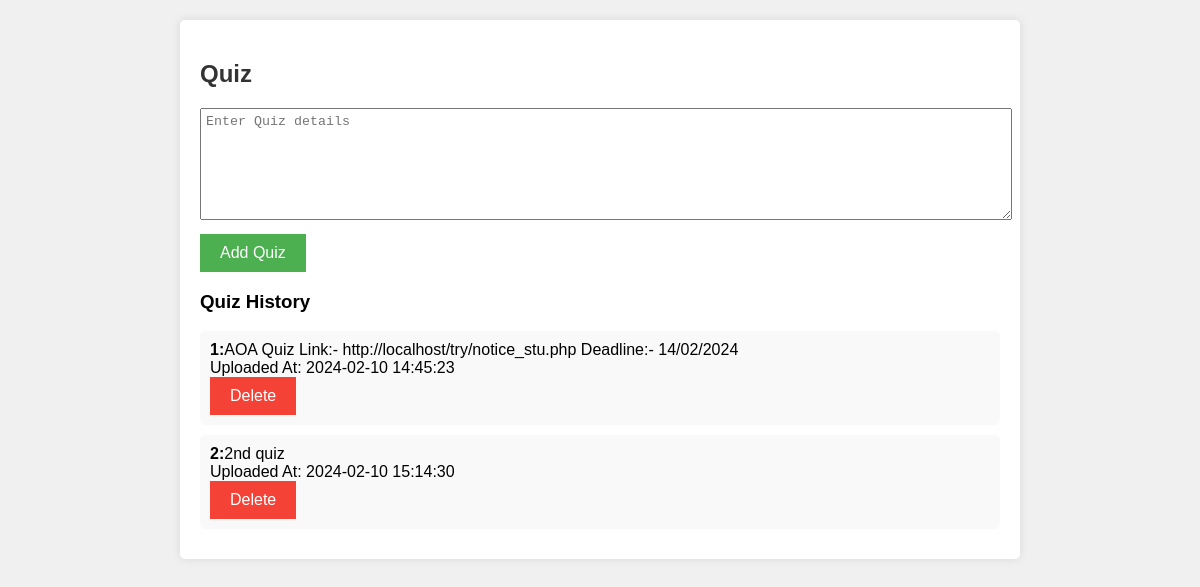
The page /quiz_fc.php on the database its author committed.
### tables this page shows
CREATE TABLE `quiz` (
  `id` int(100) NOT NULL,
  `quiz` varchar(500) NOT NULL,
  `uploaded at` timestamp NOT NULL DEFAULT current_timestamp()
);

### quiz_fc.php (the view, shortened to what this page needs)
<!DOCTYPE html>
<html lang="en">
<head>
</head>
<body>
  <div class="container">
    <h2>Quiz</h2>
    <form method="post">
      <textarea name="quiz" placeholder="Enter Quiz details"></textarea>
      <input type="submit" value="Add Quiz">
    </form>
    <div class="quiz-history">
      <h3>Quiz History</h3>
      <?php
include("login.php");
$sql = "SELECT * FROM quiz";
$result = mysqli_query($con, $sql);
if (mysqli_num_rows($result) > 0) {
    $count = 1;
    while ($row = mysqli_fetch_assoc($result)) {
        echo "<div class='quiz'>";
        echo "<p><strong>$count:</strong>" . $row["quiz"] . "</p>";
        echo "Uploaded At: " . $row["uploaded at"] . "<br>";
        echo "<form method='post' action='".$_SERVER["PHP_SELF"]."'>";
        echo "<input type='submit' name='delete_quiz' value='Delete'>";
        echo "</form>";
        echo "</div>";
        $count++;
    }
} else {
    echo "No quiz uploaded.";
}
?>
    </div>
  </div>
</body>
</html>

### quiz_fc.php (style rules this page uses)
body { font-family: Arial, sans-serif; background-color: #f0f0f0; margin: 0; padding: 0; }
.container { max-width: 800px; margin: 20px auto; padding: 20px; background-color: #fff; border-radius: 5px; box-shadow: 0 0 10px rgba(0, 0, 0, 0.1); }
h2 { color: #333; }
textarea { width: 100%; height: 100px; margin-bottom: 10px; padding: 5px; }
input[type="submit"] { background-color: #4CAF50; color: white; border: none; padding: 10px 20px; text-align: center; text-decoration: none; display: inline-block; font-size: 16px; cursor: pointer; }
.quiz { margin-bottom: 10px; padding: 10px; background-color: #f9f9f9; border-radius: 5px; }
.quiz p { margin: 0; }
.quiz form { display: inline; }
.quiz input[type="submit"] { background-color: #f44336; }

### rows shown on the page
quiz: quiz "AOA Quiz Link:- http://localhost/try/notice_stu.php Deadline:- 14/02/2024", uploaded at "2024-02-10 14:45:23"
quiz: quiz "2nd quiz", uploaded at "2024-02-10 15:14:30"
